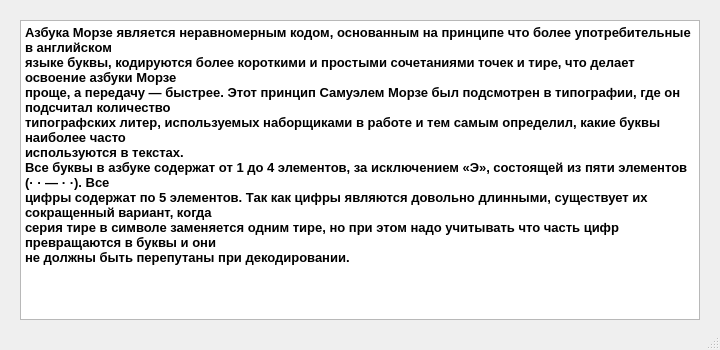
<?xml version="1.0" encoding="UTF-8"?>
<ui version="4.0">
 <class>MorseEnqInf</class>
 <widget class="QMainWindow" name="MorseEnqInf">
  <property name="geometry">
   <rect>
    <x>0</x>
    <y>0</y>
    <width>720</width>
    <height>350</height>
   </rect>
  </property>
  <property name="windowTitle">
   <string>Про азбуку Морзе</string>
  </property>
  <widget class="QWidget" name="centralwidget">
   <widget class="QTextEdit" name="textEdit">
    <property name="geometry">
     <rect>
      <x>20</x>
      <y>20</y>
      <width>680</width>
      <height>300</height>
     </rect>
    </property>
    <property name="font">
     <font>
      <pointsize>10</pointsize>
      <weight>75</weight>
      <bold>true</bold>
     </font>
    </property>
    <property name="readOnly">
     <bool>true</bool>
    </property>
    <property name="plainText">
     <string>Азбука Морзе является неравномерным кодом, основанным на принципе что более употребительные в английском
языке буквы, кодируются более короткими и простыми сочетаниями точек и тире, что делает освоение азбуки Морзе
проще, а передачу — быстрее. Этот принцип Самуэлем Морзе был подсмотрен в типографии, где он подсчитал количество
типографских литер, используемых наборщиками в работе и тем самым определил, какие буквы наиболее часто
используются в текстах.
Все буквы в азбуке содержат от 1 до 4 элементов, за исключением «Э», состоящей из пяти элементов (· · — · ·). Все
цифры содержат по 5 элементов. Так как цифры являются довольно длинными, существует их сокращенный вариант, когда
серия тире в символе заменяется одним тире, но при этом надо учитывать что часть цифр превращаются в буквы и они
не должны быть перепутаны при декодировании.</string>
    </property>
   </widget>
  </widget>
  <widget class="QStatusBar" name="statusbar"/>
 </widget>
 <resources/>
 <connections/>
</ui>
